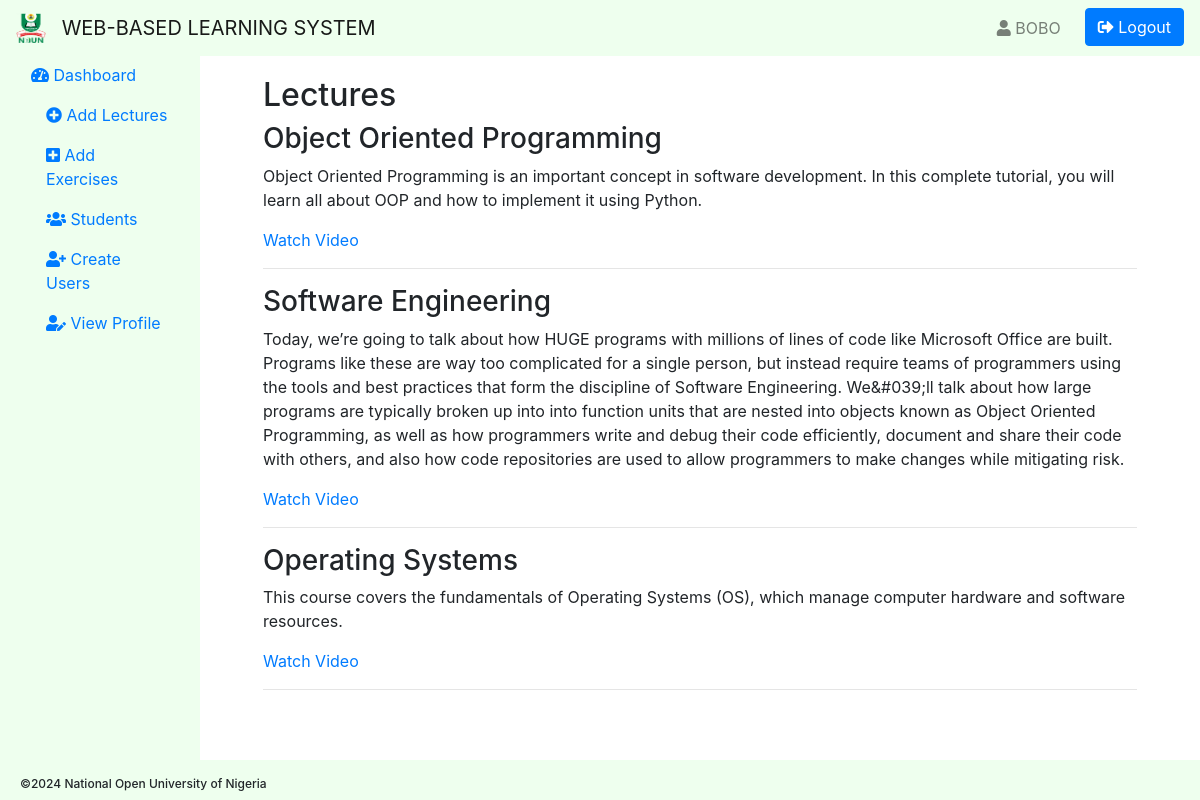
/view_lectures.php (signed in), run on the app's committed database.
### tables this page shows
CREATE TABLE `lectures` (
  `lecture_id` int(11) NOT NULL,
  `title` varchar(255) NOT NULL,
  `description` text DEFAULT NULL,
  `video_url` varchar(255) DEFAULT NULL,
  `created_at` timestamp NOT NULL DEFAULT current_timestamp()
);

### view_lectures.php (the view, shortened to what this page needs)
<!DOCTYPE html>
<html lang="en">
<head>
    <link rel="stylesheet" href="styles/general.css">
    <link rel="stylesheet" href="styles/header.css">
    <link rel="stylesheet" href="styles/footer.css">
    <link href="https://stackpath.bootstrapcdn.com/bootstrap/4.5.2/css/bootstrap.min.css" rel="stylesheet">
    <link href="https://cdnjs.cloudflare.com/ajax/libs/font-awesome/5.15.3/css/all.min.css" rel="stylesheet">
</head>
<body>
<header>
    <?php include("php/layouts/admin_header.php"); ?>
</header>
<div class="container-fluid main-content">
    <div class="row">
        <aside>
            <?php include("php/layouts/aside.php"); ?>
        </aside>
        <main role="main" class="col-md-9 ml-sm-auto col-lg-10 px-5 main">
            <div class="container">
                <h2>Lectures</h2>
                <?php
                require_once 'php/connection.php';
                $stmt = $pdo->query("SELECT * FROM lectures");
                while ($row = $stmt->fetch(PDO::FETCH_ASSOC)) {
                    echo '<div class="lecture">';
                    echo '<h3>' . htmlspecialchars($row['title']) . '</h3>';
                    echo '<p>' . htmlspecialchars($row['description']) . '</p>';
                    if ($row['video_url']) {
                        echo '<a href="' . htmlspecialchars($row['video_url']) . '" target="_blank">Watch Video</a>';
                    }
                    echo '</div>';
                    echo '<hr>';
                }
                ?>
            </div>
        </main>
    </div>
</div>
<footer class="fixed-bottom">
    <div class="container-fluid footer2 fixed-bottom">
      <div class="row text-center footer-text2 gx-0">
        <div>©2024 National Open University of Nigeria</div>
      </div>
    </div>
</footer>
</body>
</html>

### styles/general.css (style rules this page uses)
body { font-family: Arial, Helvetica, sans-serif; }
.text-center { font-size: 25px; font-weight: 500; }
.main { margin-top: 56px; }
.main-content { padding-top: 20px; padding-bottom: 70px; }

### styles/footer.css (style rules this page uses)
.footer2 { background-color: #eeffee; height: 40px; width: 100%; padding-top: 5px; }
.footer-text2 { padding-top: 10px; font-size: 12px; padding-left: 20px; }

### data on the page
lectures: title "Object Oriented Programming", description "Object Oriented Programming is an important concept in software development. In this complete tutorial, you will learn all about OOP and how to implement it using Python."
lectures: title "Software Engineering", description "Today, we’re going to talk about how HUGE programs with millions of lines of code like Microsoft Office are built. Programs like these are way too complicated for a single person, but instead require teams of programmers using the tools and best practices that form the discipline of Software Engineering. We&#039;ll talk about how large programs are typically broken up into into function units that are nested into objects known as Object Oriented Programming, as well as how programmers write and debug their code efficiently, document and share their code with others, and also how code repositories are used to allow programmers to make changes while mitigating risk."
lectures: title "Operating Systems", description "This course covers the fundamentals of Operating Systems (OS), which manage computer hardware and software resources."

### other printed values
$_SESSION['username'] "BOBO"
